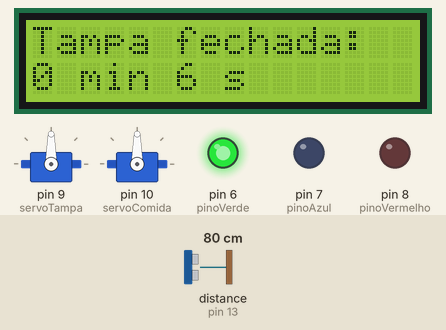
Simulated run of this sketch. Board: Arduino Uno, built with avr-gcc and run on an emulated ATmega328P. Shown: 16×2 character LCD, 2 × servo, output pins drawn as LEDs (lit = HIGH). Wiring (inferred from the names in the program): ultrasonic range finder: trigger pin 13; echo pin 13. The inputs (shaded band) are chosen by the test bench; at power-on: distance to the obstacle (sensor on pin 13) 80 cm. The echo pulse lasts 58.3 µs per cm.

Above: at 6.2 s.
6.3 s: distance to the obstacle (sensor on pin 13) set to 98 cm
8.5 s: distance to the obstacle (sensor on pin 13) set to 104 cm
At 9.7 s:
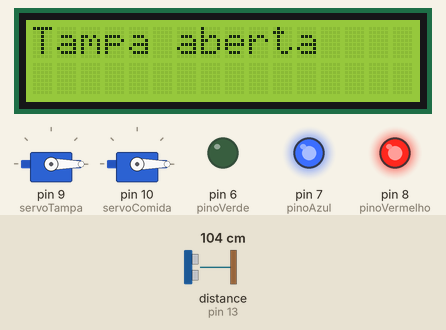
10.0 s: distance to the obstacle (sensor on pin 13) set to 2 cm
At 12.3 s:
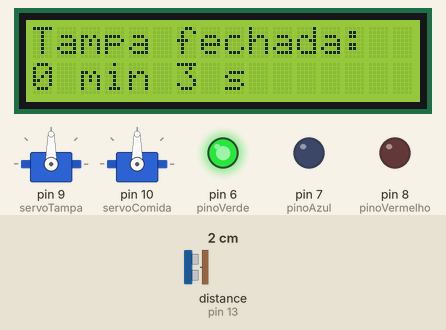
13.0 s: distance to the obstacle (sensor on pin 13) set to 120 cm
At 13.4 s:
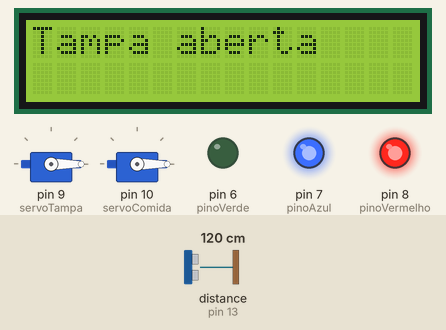
14.5 s: distance to the obstacle (sensor on pin 13) set to 4 cm
At 17.8 s:
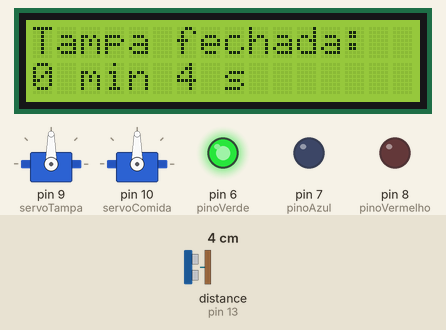
Timing chart, 0 to 18.5 s (numbered marks = the images above; inputs shaded):
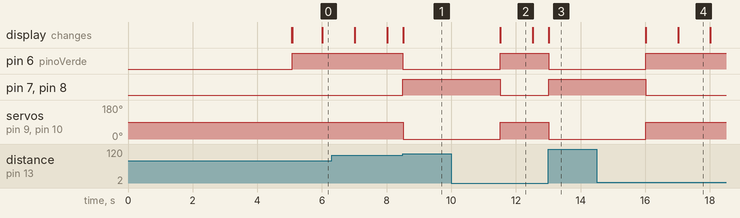

The sketch:

arduino.ino
```cpp
#include <Servo.h>
#include <LiquidCrystal.h>

Servo servoTampa;
Servo servoComida;
LiquidCrystal lcd(12, 11, 5, 4, 3, 2);
int pinoDistancia = 13;
int pinoVermelho = 8;
int pinoAzul = 7;
int pinoVerde = 6;
const int anguloTampaFechada = 90;
const int anguloTampaAberta = 0;
unsigned long ultimoTempoAbertura = 0;
unsigned long minutos = 0;
unsigned long tempoDecorrido = 0;
unsigned long segundos = 0;

void setup() {
  // Configurações iniciais dos LEDs
  pinMode(pinoVermelho, OUTPUT);
  pinMode(pinoAzul, OUTPUT);
  pinMode(pinoVerde, OUTPUT);
  digitalWrite(pinoAzul, LOW);
  digitalWrite(pinoVerde, LOW);
  digitalWrite(pinoVermelho, LOW);

  lcd.begin(16, 2); // Inicializa o display LCD com 16 colunas e 2 linhas
  lcd.clear();      // Limpa o display LCD
  lcd.setCursor(0, 0);
  lcd.print("COMEDOURO:");
  lcd.setCursor(0, 2);
  lcd.print("CatController");
  delay(5000); // Aguarda por 5 segundos
  // Anexa os servos da tampa e comida
  servoTampa.attach(9);
  servoComida.attach(10);
  // Define o ângulo da tampa e comida como fechado
  servoTampa.write(anguloTampaFechada);
  servoComida.write(anguloTampaFechada);
  Serial.begin(9600); // Inicializa a comunicação serial com uma taxa de 9600 bps
  lcd.clear();
}

void loop() {
  // Lê a distância a partir do sensor
  int distancia = lerDistanciaUltrassonico(pinoDistancia);

  if (distancia > 100) {
    // Desligar os LEDs e ligar os necessarios
    digitalWrite(pinoAzul, LOW);
    digitalWrite(pinoVerde, LOW);
    digitalWrite(pinoVermelho, LOW);

    digitalWrite(pinoVermelho, HIGH);
    digitalWrite(pinoAzul, HIGH);
    servoTampa.write(anguloTampaAberta);
    servoComida.write(anguloTampaAberta);
    lcd.clear();
    lcd.print("Tampa aberta");
    tempoDecorrido = 0; // Zera o tempo decorrido
    ultimoTempoAbertura = millis(); // Armazena o tempo atual
    delay(3000); // Aguarda por 3 segundos
  } else {
    digitalWrite(pinoAzul, LOW); // Desliga o LED azul
    digitalWrite(pinoVermelho, LOW); // Desliga o LED vermelho
    servoTampa.write(anguloTampaFechada); // Fecha a tampa
    servoComida.write(anguloTampaFechada); // Fecha a comida

    tempoDecorrido = millis() - ultimoTempoAbertura; // Calcula o tempo decorrido
    minutos = (tempoDecorrido / 60000) % 60; // Calcula os minutos
    segundos = (tempoDecorrido / 1000) % 60; // Calcula os segundos

    lcd.setCursor(0, 0);
    lcd.print("Tampa fechada: ");
    lcd.setCursor(0, 1);
    lcd.print(minutos);
    lcd.print(" min ");
    lcd.print(segundos);
    lcd.print(" s");

    // Define a cor dos LEDs conforme o tempo passar
    if (minutos < 1) {
      digitalWrite(pinoVerde, HIGH);
    } else if (minutos >= 1 && minutos <= 2) {
      digitalWrite(pinoVerde, LOW);
      digitalWrite(pinoAzul, HIGH);
    } else {
      digitalWrite(pinoAzul, LOW);
      digitalWrite(pinoVermelho, HIGH);
    }
  }
}

// Calcular o CM a partir do tempo
int lerDistanciaUltrassonico(int pinoTrigger) {
  pinMode(pinoTrigger, OUTPUT); // Configura o pino de trigger como saída
  digitalWrite(pinoTrigger, LOW);
  delayMicroseconds(2); // Aguarda 2 microssegundos
  digitalWrite(pinoTrigger, HIGH);
  delayMicroseconds(10); // Aguarda 10 microssegundos
  digitalWrite(pinoTrigger, LOW);
  pinMode(pinoDistancia, INPUT);


  long duracao = pulseIn(pinoDistancia, HIGH);

  // Converter o tempo em centímetros
  int distancia = duracao / 58; // Aproximadamente 58 μs por centímetro

  return distancia;
}
```

Measured:
- the behaviour switches between 100 and 101 cm on distance to the obstacle (sensor on pin 13) (found by bisection; images 0 and 1)
- after the input at 8.5 s, pin 6 (pinoVerde): HIGH → LOW at once; pin 7 (pinoAzul), pin 8 (pinoVermelho): LOW → HIGH at once; servo on pin 9 (servoTampa), servo on pin 10 (servoComida): 90° → 0° at once; the display: changes at once (image 1)
- after the input at 10.0 s, pin 6 (pinoVerde): LOW → HIGH after 1.5 s; pin 7 (pinoAzul), pin 8 (pinoVermelho): HIGH → LOW after 1.5 s; servo on pin 9 (servoTampa), servo on pin 10 (servoComida): 0° → 90° after 1.5 s; the display: changes after 1.5 s (image 2)
- after the input at 13.0 s, pin 6 (pinoVerde): HIGH → LOW at once; pin 7 (pinoAzul), pin 8 (pinoVermelho): LOW → HIGH at once; servo on pin 9 (servoTampa), servo on pin 10 (servoComida): 90° → 0° at once; the display: changes at once (image 3)
- after the input at 14.5 s, pin 6 (pinoVerde): LOW → HIGH after 1.5 s; pin 7 (pinoAzul), pin 8 (pinoVermelho): HIGH → LOW after 1.5 s; servo on pin 9 (servoTampa), servo on pin 10 (servoComida): 0° → 90° after 1.5 s; the display: first changes after 1.5 s (image 4 shows a later state)
- what the display in image 2 shows lasts 1.0 s, from 11.5 s to 12.5 s
